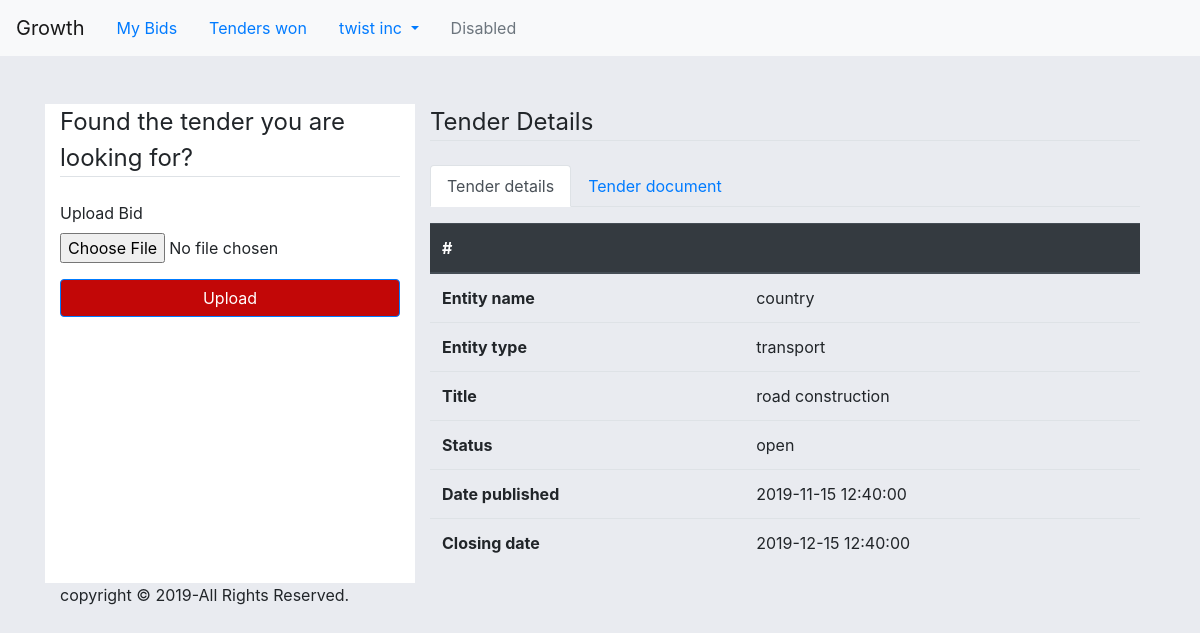
/tender_document/1 (signed in), run on an earlier commit of the app's database.
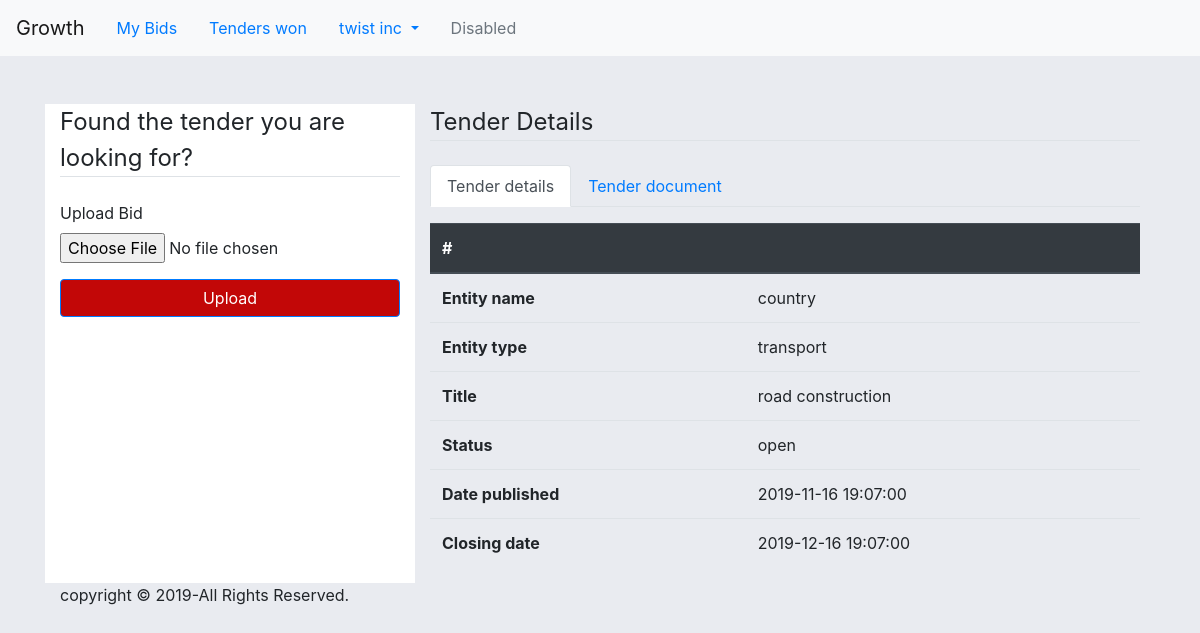
And on a later commit of the database.
### tenderingSystem/model.py (models this page shows, shortened)
class Tenders(db.Model):
    id = db.Column(db.INTEGER, primary_key=True, autoincrement=True)
    entity_name = db.Column(db.String(50), nullable=False)
    entity_type = db.Column(db.String(30), nullable=False)
    title = db.Column(db.String(200), nullable=False, unique=True)
    status = db.Column(db.String(8), nullable=False)
    date_published = db.Column(db.DATETIME, default=datetime.utcnow(), nullable=False)
    date_closed = db.Column(db.DATETIME, nullable=False)
    tender_document = db.Column(db.String(100), nullable=False)
    company = db.Column(db.INTEGER, db.ForeignKey("company.id"))
    is_delete = db.Column(db.Boolean, default=False)
    bidTender = db.relationship('Bid', secondary=bidTender, lazy='dynamic',
                                backref=db.backref('tenders', lazy=True))

### tenderingSystem/supplierRoutes.py (the view, shortened to what this page needs)
@app.route('/tender_document/<int:tender_id>', methods=["GET", "POST"])
@login_required
def tender_document(tender_id):
    form = UploadBidForm()
    company = get_company_information()
    tender = Tenders.query.get(tender_id)
    if request.method == "GET":
        if company:
            return render_template('supplier/tender_document.html', form=form, tender=tender,
                                   company_name=company.company_name)
        else:
            render_template('supplier/tender_document.html', form=form, tender=tender)
    return render_template('supplier/tender_document.html', form=form, tender=tender)

### tenderingSystem/forms.py
class UploadBidForm(FlaskForm):
    bid_document = FileField("Upload Bid", validators=[FileRequired(), FileAllowed(['pdf'])])
    submit = SubmitField("Upload")

### tenderingSystem/helper_functions.py (called while the page is built)
def get_company_information():
    company = Company.query.filter_by(user=current_user.id).first()
    return company

### tenderingSystem/model.py (called while the page is built)
@login_manager.user_loader
def load_user(user_id):
    return Users.query.get(int(user_id))

### tenderingSystem/templates/supplier/tender_document.html (shortened to what the changed rows need)
{% extends('supplier/layout.html') %}
{% block head %}
    {{ super() }}
{% endblock %}
{% block content %}
    <div class="container-fluid mt-5">
        <div class="row">
            <div class="col-sm-8 col">
                <div class="sidebar">
                    <div class="widget">
                        <div class="background-white p20">
                        <div class="tab-content" id="myTabContent">
                          <div class="tab-pane fade show active" id="home" role="tabpanel" aria-labelledby="home-tab">
                            <table class="table mt-3">
                              <thead class="thead-dark">
                                <tr>
                                  <th scope="col">#</th>
                                  <th scope="col"></th>
                                </tr>
                              </thead>
                              <tbody>
                                {% if  tender %}
                                    <tr>
                                        <th class="thead-dark" scope="col">Entity name</th>
                                        <td>{{tender.entity_name}}</td>
                                    </tr>
                                     <tr>
                                        <th class="thead-dark" scope="col">Entity type</th>
                                        <td>{{tender.entity_type}}</td>
                                    </tr>
                                     <tr>
                                        <th class="thead-dark" scope="col">Title</th>
                                        <td>{{tender.title}}</td>
                                    </tr>
                                     <tr>
                                        <th class="thead-dark" scope="col">Status</th>
                                        <td>{{tender.status}}</td>
                                    </tr>
                                     <tr>
                                        <th class="thead-dark" scope="col">Date published</th>
                                        <td>{{tender.date_published}}</td>
                                    </tr>
                                     <tr>
                                        <th class="thead-dark" scope="col">Closing date</th>
                                        <td>{{tender.date_closed}}</td>
                                    </tr>
                                {% endif %}
                              </tbody>
                            </table>
                          </div>
                        </div>
                        </div>
                    </div>
                </div>
            </div>
        </div>
        </div>
    </div>
{% endblock %}

What changed in the data, as far as the page shows it:
changed Tenders "country": date_published "2019-11-15 12:40:00" → "2019-11-16 19:07:00"; date_closed "2019-12-15 12:40:00" → "2019-12-16 19:07:00"
